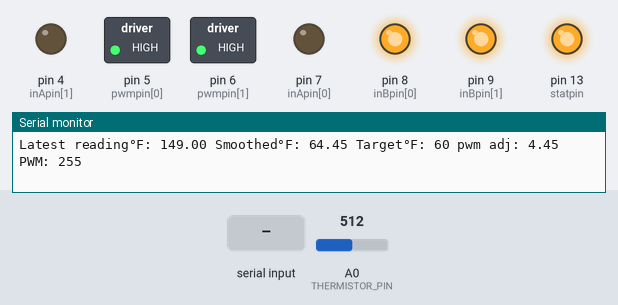
This sketch was run on a simulated Arduino Uno, built with avr-gcc and run on an emulated ATmega328P. Shown: switched loads named in the sketch (green lamp = pin HIGH), output pins drawn as LEDs (lit = HIGH), the last lines printed to the serial monitor. The test bench sets the inputs (shaded band); at power-on: A0 (THERMISTOR_PIN) = 512.

Above: at 1.2 s.
1.3 s: A0 (THERMISTOR_PIN) set to 883
At 4.9 s:
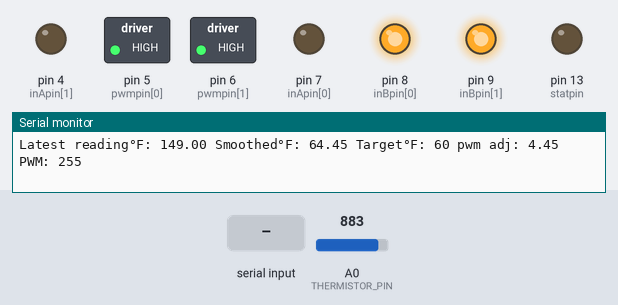
10.2 s: A0 (THERMISTOR_PIN) set to 904
At 17.9 s:
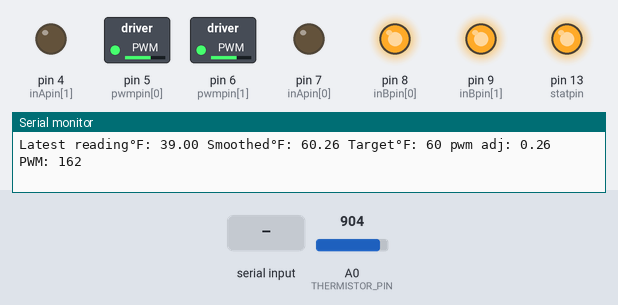
18.5 s: "1" received over Serial
At 20.8 s:
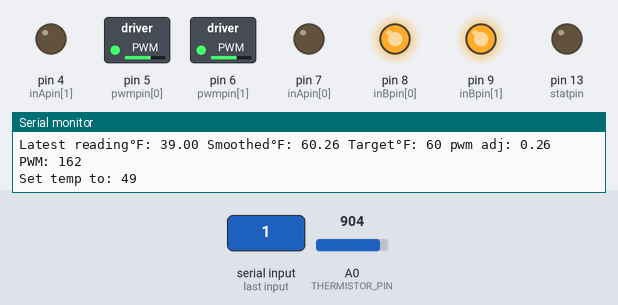
Timing chart, 0 to 25.5 s (numbered marks = the images above; inputs shaded):
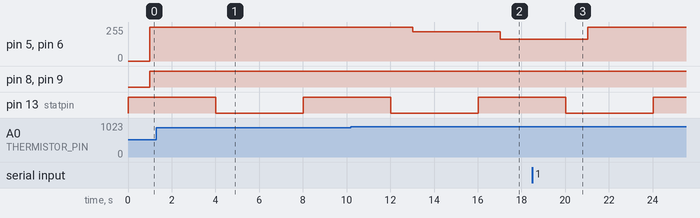

The sketch:

WineCoolerDriver.ino
```cpp
#include <SoftwareSerial.h>
#include <math.h>

#define NUMSAMPLES 10

// PWM_BASE been tuned to provide a base level of cooling which seems necessary to maintain a
// constant temperature when set to a reasonable level and external ambient temp is room temperature.
// PWM_INCREMENT is multplied by the diff between current temp and target setpoint, then added
// to PWM_BASE - so if you have a difference >= 3.4°, PWM will be running at max (255). This will
// gradually reduce as the temp difference decrease, down to a minimum of PWM_MIN.
#define PWM_BASE 150
#define PWM_INCREMENT 50
#define PWM_MIN 100         // Set to minimum PWM duty cycle - Don't make it too low, since we want the power supply fan to run at a minimum level

#define CW   1
#define CCW  2
#define CS_THRESHOLD 100

// We use serial2 to communicate with the head unit. It requires the SoftwareSerial lib and uses any two
// available pins.
SoftwareSerial serial2(10, 11); // RX, TX

int tempSetPoint = 60;
int temp = 60;
float movingAverage;
int samples[NUMSAMPLES];

/*  VNH2SP30 (Monster Moto shield) pin definitions
 xxx[0] controls '1' outputs
 xxx[1] controls '2' outputs */
int inApin[2] = {7, 4};  // INA: Clockwise input
int inBpin[2] = {8, 9}; // INB: Counter-clockwise input
int pwmpin[2] = {5, 6}; // PWM input

int THERMISTOR_PIN  = A0;                 // Analog Pin 0

int statpin = 13;

int pwm = 0;
int stat = LOW;
byte ack = 0;

// Sample code cribbed from interwebs didn't seem to produce legit results - possibly since
// I don't know what device is used as the sensor in the wine cooler. So, instead, I took
// measurements of ADC values and cross-referenced them to measured actual temps in a
// trend-line in Excel. That gav eme a very good linear trend line, and I can use the
// slope of it to calculate reasonable temps. The values in this function are based on
// the slope of that line.
float trendBaseADC = 830; // My trend line started at ADC 830
float trendBaseTemp = 60; // My trend line started at ADC 830
float baseAdcDelta = 43.5; // An ADC delta of -43.5 resulted in a temp decrease of 12.2
float baseTempDelta = 12.2;

float Thermistor(int RawADC) {
  float calulatedTemp = trendBaseTemp - ((RawADC - trendBaseADC) / baseAdcDelta * baseTempDelta);
  //Serial.print("RawADC: ");
  //Serial.print(RawADC);
  //Serial.print("calulatedTemp: ");
  //Serial.print(calulatedTemp);
  //Serial.println("");
  return calulatedTemp;                                      // Return the Temperature
}

void setup() {
  Serial.begin(115200);
  serial2.begin(115200);

  analogReference(DEFAULT);

  pinMode(statpin, OUTPUT);

  // Initialize digital pins as outputs
  for (int i=0; i<2; i++)
  {
    pinMode(inApin[i], OUTPUT);
    pinMode(inBpin[i], OUTPUT);
    pinMode(pwmpin[i], OUTPUT);
  }

  movingAverage = temp;
}

int ch;

void loop() {
  bool gotNewTemp = false;
  // Check for temp setting from head unit
  while (serial2.available() > 0) {
    ch = serial2.read();
    Serial.print("got: ");
    Serial.println(ch, DEC);
    if (ch == 0) {  // ping
      ack = pwm;
      serial2.write(ack);
      serial2.println("OK");
    } else {
      gotNewTemp = true;
    }
  }
  // If we got a temp setting and it's within reasonable bounds, use it and log it.
  if (gotNewTemp && ch > 32 && ch < 80) {
    tempSetPoint = ch;
    Serial.print("Set temp to: ");
    Serial.println(ch, DEC);
  }
  // We can also take settings over primary Serial port for debugging
  if (Serial.available() > 0) {
    Serial.print("Set temp to: ");
    int ch = Serial.read();
    Serial.println(ch, DEC);
    if (ch > 32 && ch < 80) {
      tempSetPoint = ch;
    }
  }

  // Toggle status LED
  if (stat == LOW) {
    stat = HIGH;
  } else {
    stat = LOW;
  }
  digitalWrite(statpin, stat);

  uint8_t i;
  float average;

  // take N samples in a row, with a slight delay
  for (i=0; i< NUMSAMPLES; i++) {
    samples[i] = Thermistor(analogRead(THERMISTOR_PIN));
    delay(100);
  }

  // average NUMSAMPLES samples out to get a moving average and smoother PWM transitions
  average = 0;
  for (i=0; i< NUMSAMPLES; i++) {
    average += samples[i];
  }
  average /= NUMSAMPLES;

  Serial.print("Latest reading°F: ");
  Serial.print(average);

  movingAverage = ((movingAverage * 19) + average) / 20;
  average = movingAverage;

  temp = (int) (average + .5);	// round up for display

  Serial.print(" Smoothed°F: ");
  Serial.print(average);
  Serial.print(" Target°F: ");
  Serial.print(tempSetPoint);

  // Determine PWM duty cycle and set it on the two Moto PWM pins
  float diff = average - (float)tempSetPoint;
  Serial.print(" pwm adj: ");
  Serial.print(diff);
  pwm = PWM_BASE + (PWM_INCREMENT * diff);
  if (pwm < PWM_MIN) pwm = PWM_MIN;
  if (pwm > 255) pwm = 255;
  motorGo(0, CCW, pwm);
  motorGo(1, CCW, pwm);

  Serial.print(" PWM: ");
  Serial.println(pwm);

  serial2.write(temp);                  // send temp to ESP8266

  delay(3000);
}


// This is from an example for driving the Moto shield for motor control.
// We only use it in one polarity (counterclockwise), although I suppose you
// could theoretically tweak things a bit to run in reverse and it might WARM
// the fridge :-)

/* motorGo() will set a motor going in a specific direction
 the motor will continue going in that direction, at that speed
 until told to do otherwise.

 motor: this should be either 0 or 1, will selet which of the two
 motors to be controlled

 direct: Should be between 0 and 3, with the following result
 0: Brake to VCC
 1: Clockwise
 2: CounterClockwise
 3: Brake to GND

 pwm: should be a value between ? and 1023, higher the number, the faster
 it'll go
 */
void motorGo(uint8_t motor, uint8_t direct, uint8_t pwm)
{
  if (motor <= 1)
  {
    if (direct <=4)
    {
      // Set inA[motor]
      if (direct <=1)
        digitalWrite(inApin[motor], HIGH);
      else
        digitalWrite(inApin[motor], LOW);

      // Set inB[motor]
      if ((direct==0)||(direct==2))
        digitalWrite(inBpin[motor], HIGH);
      else
        digitalWrite(inBpin[motor], LOW);

      analogWrite(pwmpin[motor], pwm);
    }
  }
}
```

Measured:
- the behaviour switches between 897 and 898 on A0 (THERMISTOR_PIN) (found by bisection; images 1 and 2)
